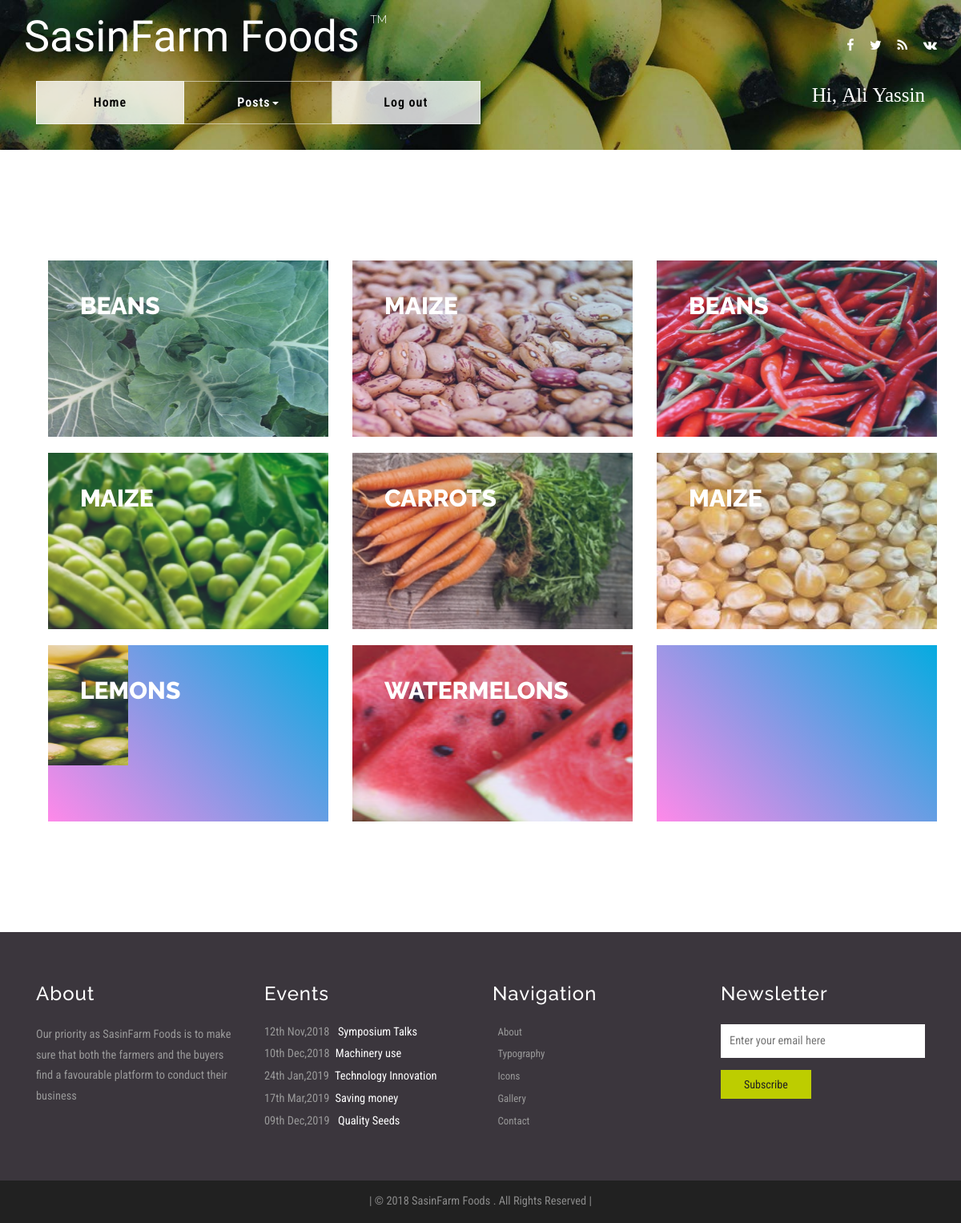
The app's page /user_page.php?login=success (signed in) with its own data.
### tables this page shows
CREATE TABLE `product_posts` (
  `id` int(11) NOT NULL,
  `product` varchar(50) NOT NULL,
  `location` varchar(50) NOT NULL,
  `weight` double NOT NULL,
  `unit_price` double NOT NULL,
  `phone_number` varchar(20) NOT NULL,
  `fileName` varchar(100) NOT NULL,
  `description` varchar(250) NOT NULL,
  `dateC` timestamp NOT NULL DEFAULT CURRENT_TIMESTAMP ON UPDATE CURRENT_TIMESTAMP
);

### web/user_page.php (the view, shortened to what this page needs)
<!DOCTYPE html>
<html lang="en">
	<head>
		<link href="css/bootstrap.css" rel="stylesheet" type="text/css" media="all" />
		<link rel="stylesheet" href="css/style.css" type="text/css" media="all" />
		<link href="css/font-awesome.css" rel="stylesheet">
	</head>
	<body>
		<div class="banner about-banner">
			<div class="header">
				<div class="container">
					<div class="header-left">
						<div class="w3layouts-logo">
							<h1>
							<a href="index.php">SasinFarm Foods <span><sup>TM</sup></span></a>
							</h1>
						</div>
					</div>
					<div class="header-right">
						<div class="agileinfo-social-grids">
							<ul>
								<li><a href="#"><i class="fa fa-facebook"></i></a></li>
								<li><a href="#"><i class="fa fa-twitter"></i></a></li>
								<li><a href="#"><i class="fa fa-rss"></i></a></li>
								<li><a href="#"><i class="fa fa-vk"></i></a></li>
							</ul>
						</div>
					</div>
					<div class="clearfix">
					</div>
				</div>
			</div>
			<div class="header-bottom">
				<div class="container">
					<div class="top-nav">
						<nav class="navbar navbar-default">
							<div class="collapse navbar-collapse" id="bs-example-navbar-collapse-1">
								<ul class="nav navbar-nav">
									<li><a class="active list-border" href="user_page.php">Home</a></li>
									<li class=""><a href="#" class="dropdown-toggle hvr-bounce-to-bottom" data-toggle="dropdown" role="button" aria-haspopup="true" aria-expanded="false">Posts<span class="caret"></span></a>
									<li><a class="list-border1 active" href="log out.php">Log out</a></li>
								</li>
								<div class="names">
									<?php
									echo 'Hi, ' . $_SESSION["user_firstname"] . ' ' . $_SESSION["user_lastname"];
									?>
								</div>
							</div>
						</nav>
					</div>
				</div>
			</div>
		</div>
		<div class="gallery">
			<div class="container">
				<div class="gallery-grids">
					<div class="gallery-grids">
						<div class="gallery">
							<div class="container">
								<div class="gallery-grids">
									<?php
									include 'connection.php';
									$query = $connection->query("SELECT id,fileName,product,description,dateC FROM product_posts");
												if($query->num_rows > 0){
												while($row = $query->fetch_assoc()){
												$imageURL = 'uploads/'.$row["fileName"];
												$product= $row['product'];
												$description= $row['description'];
									echo '
														<div class="col-lg-4 col-sm-6 portfolio-item">
															<div class="grid">
																<figure class="effect-roxy">
																	<img src="'. $imageURL.'" alt="" />
																		<figcaption>
																			<h3> <span>'.$product.'</a></span></h3>
																				<p>'.$description.'</p>
																		</figcaption>
																</figure>
														    </div>
											            </div>'
								?>
								<?php }
								}else{ ?>
								<p>No image(s) found...</p>
								<?php } ?>
							</div>
						</div>
					</div>
				</div>
			</div>
		</div>
	</div>
	<div class="footer">
		<div class="container">
			<div class="agile-footer-grids">
				<div class="col-md-3 w3-agile-footer-grid">
					<h3>About</h3>
					<p>Our priority as SasinFarm Foods is to make sure that both the farmers and the buyers find a favourable platform to conduct their business</p>
				</div>
				<div class="col-md-3 w3-agile-footer-grid">
					<h3>Events</h3>
					<ul>
						<li>12th Nov,2018 <a href="single.html">Symposium Talks</a></li>
						<li>10th Dec,2018<a href="single.html">Machinery use</a></li>
						<li>24th Jan,2019<a href="single.html">Technology Innovation</a></li>
						<li>17th Mar,2019<a href="single.html">Saving money </a></li>
						<li>09th Dec,2019 <a href="single.html">Quality Seeds</a></li>
					</ul>
				</div>
				<div class="col-md-3 w3-agile-footer-grid">
					<h3>Navigation</h3>
					<ul>
						<li class="text"><a href="about.html">About</a></li>
						<li class="text"><a href="typography.html">Typography</a></li>
						<li class="text"><a href="icons.html">Icons</a></li>
						<li class="text"><a href="gallery.html">Gallery</a></li>
						<li class="text"><a href="log in.php">Contact</a></li>
					</ul>
				</div>
				<div class="col-md-3 w3-agile-footer-grid">
					<h3>Newsletter</h3>
					<form action="#" method="post">
						<input type="email" id="mc4wp_email" name="EMAIL" placeholder="Enter your email here" required="">
						<input type="submit" value="Subscribe">
					</form>
				</div>
				<div class="clearfix"> </div>
			</div>
		</div>
	</div>
	<div class="copyright">
		<div class="container">
			<p>| © 2018 SasinFarm Foods . All Rights Reserved | </p>
		</div>
	</div>
</body>
</html>

### web/user_page.php (style rules this page uses)
img { max-height: 220px; }

### records on screen
product_posts: fileName (picture), product "BEANS"
product_posts: fileName (picture), product "MAIZE"
product_posts: fileName (picture), product "BEANS"
product_posts: fileName (picture), product "MAIZE"
product_posts: fileName (picture), product "CARROTS"
product_posts: fileName (picture), product "MAIZE"
product_posts: fileName (picture), product "LEMONS"
product_posts: fileName (picture), product "WATERMELONS"
product_posts: fileName (picture)

### other values on screen
$_SESSION["user_firstname"] "Ali"
$_SESSION["user_lastname"] "Yassin"
